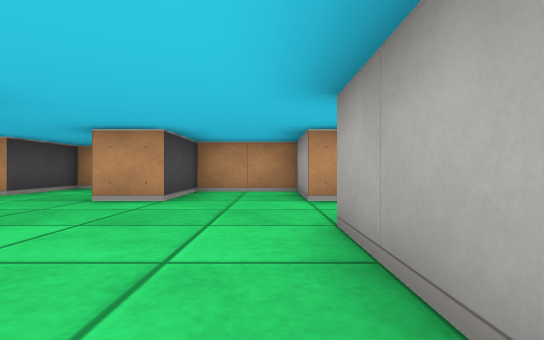
View 1 (above)

15 first-person views from a walk through a cub3D level. The camera is about half as high as the walls, looks level and sees 80° across. The floor is counted in squares. Each view is taken from the middle of a square. On the plan, view 1 faces up. The plan holds only what a view shows up to about 9 squares ahead; the rest is blank.

View 2
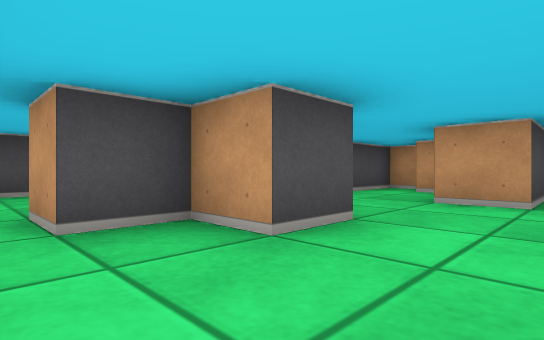

View 3
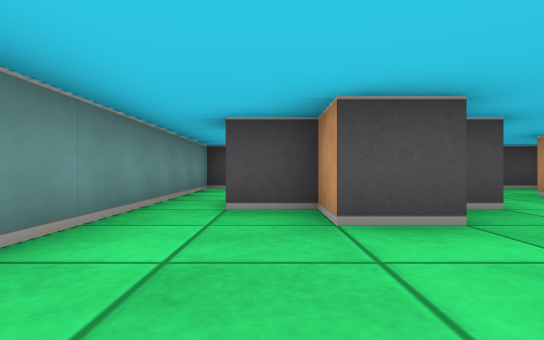

View 4
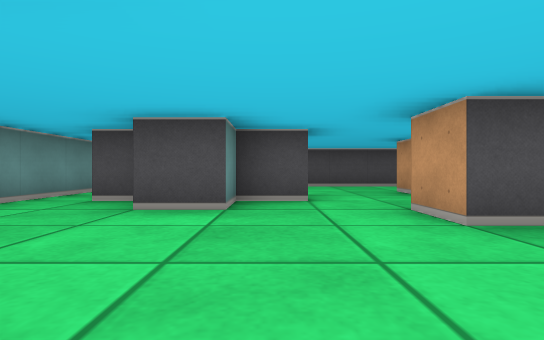

View 5
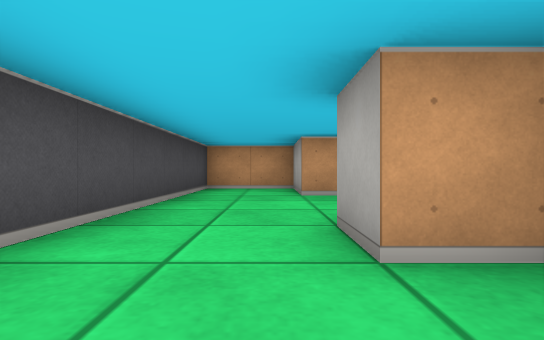

View 6
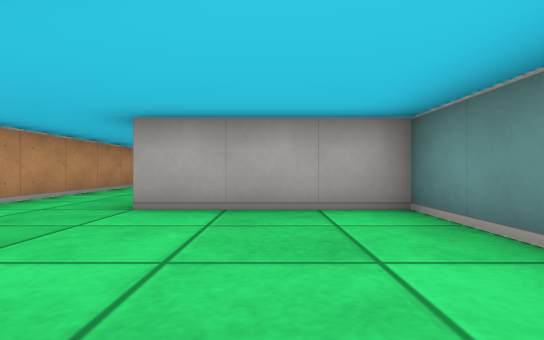

View 7
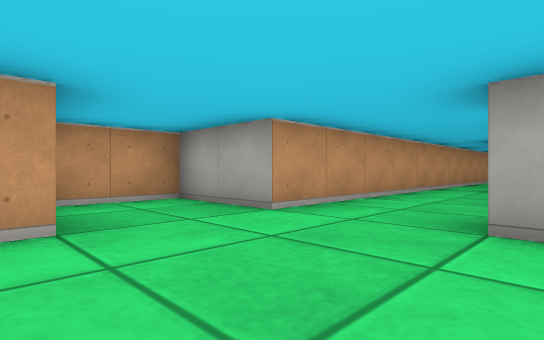

View 8
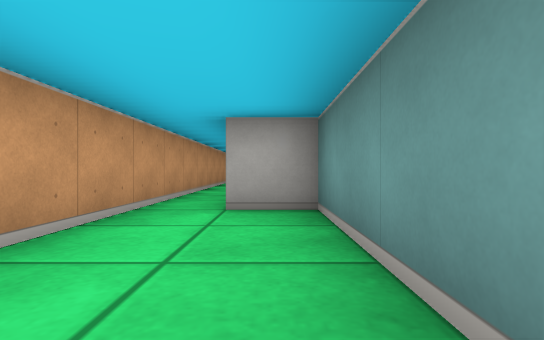

View 9
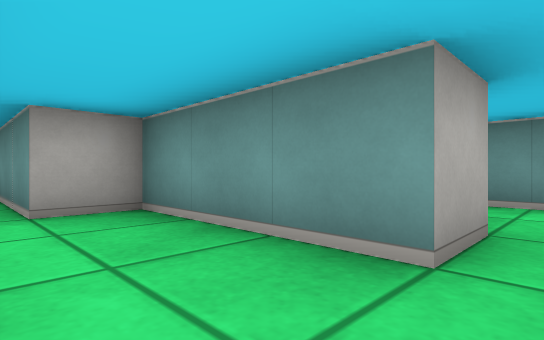

View 10
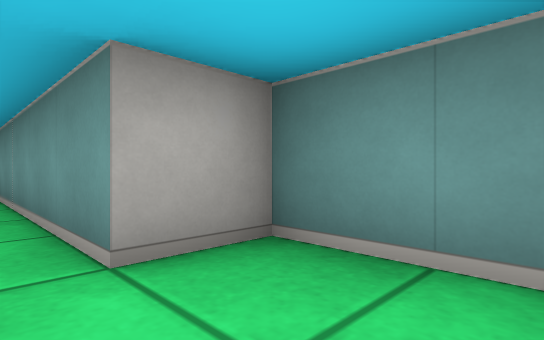

View 11
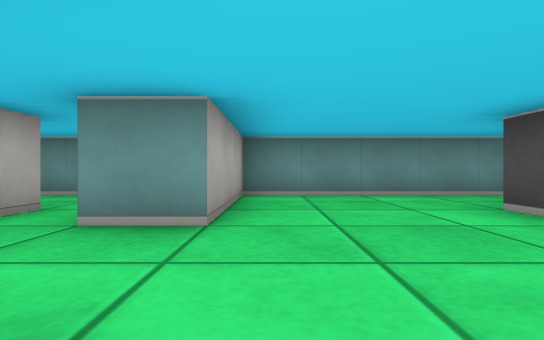

View 12
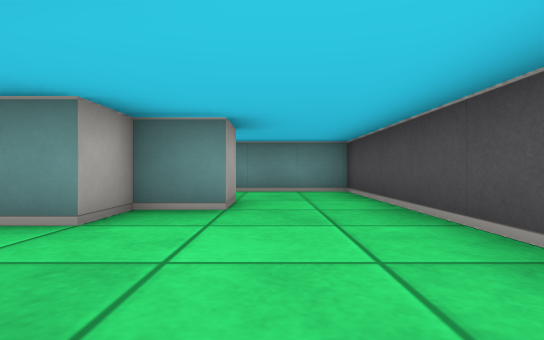

View 13
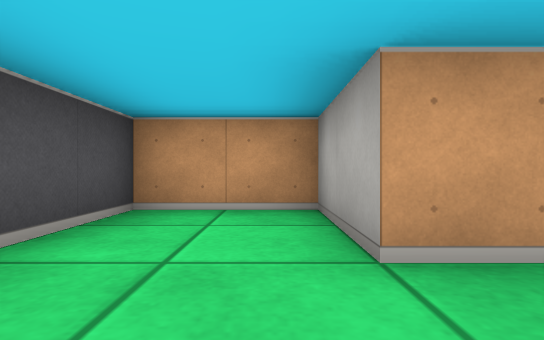

View 14
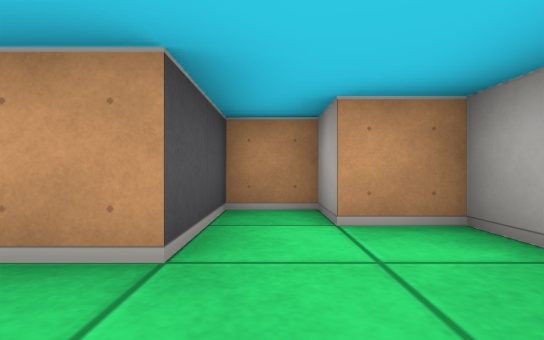

View 15
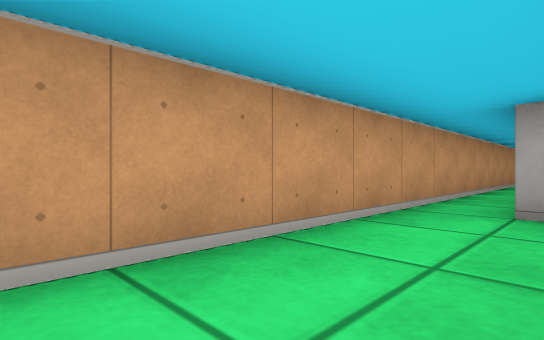

### Floor plan
Points are (right, up) in squares from view 1. A wall is a line through its corners. A room is listed if a view was taken in it or the views show most of it. See-through windows are left out.
Room 1 (views 1, 2, 3, 4, 5, 6, 7, 11, 12, 13, 14)
walls: (-3.5, 3.5) (-3.5, 2.5) (-2.5, 2.5) (-2.5, 1.5) (-3.5, 1.5) (-3.5, 0.5) (-4.5, 0.5); (-4.6, 1.5) (-5.5, 1.5) (-5.5, 2.5) (-4.5, 2.5) (-4.5, 3.5) (-3.9, 3.5); (-2.5, 5.8) (-2.5, 6.5) (-3.5, 6.5) (-3.5, 7.5) (-4.5, 7.5) (-4.5, 5.5) (-5.5, 5.5) (-5.5, 7.5) (-7.5, 7.5) (-7.5, -0.5) (0.5, -0.5) (0.5, 2.5) (1.5, 2.5); (1.5, 4.5) (0.5, 4.5) (0.5, 6.5) (-1.5, 6.5) (-1.5, 4.5) (-2.5, 4.5)
ways out: opening at (1, 3.5) to room 2
Room 2 (views 8, 9, 10, 15)
walls: (12.4, 4.5) (1.5, 4.5); (2.5, 1.5) (2.5, 2.5) (5.5, 2.5) (5.5, 3.5) (9.8, 3.5)
ways out: opening at (1, 3.5) to room 1; opening at (2, 2)

Where each view was taken, in squares from view 1:
view 1: 0 up, 0 right, facing up
view 2: 0 up, 1 left, facing up-left
view 3: 1 up, 0 right, facing left
view 4: 3 up, 1 right, facing left
view 5: 0 up, 6 left, facing up
view 6: 1 up, 3 left, facing right
view 7: 2 up, 2 left, facing up-right
view 8: 3 up, 2 right, facing right
view 9: 4 up, 2 right, facing down-right
view 10: 4 up, 4 right, facing down-right
view 11: 5 up, 0 right, facing down
view 12: 6 up, 6 left, facing down
view 13: 4 up, 6 left, facing up
view 14: 4 up, 4 left, facing up
view 15: 3 up, 2 right, facing up-right
